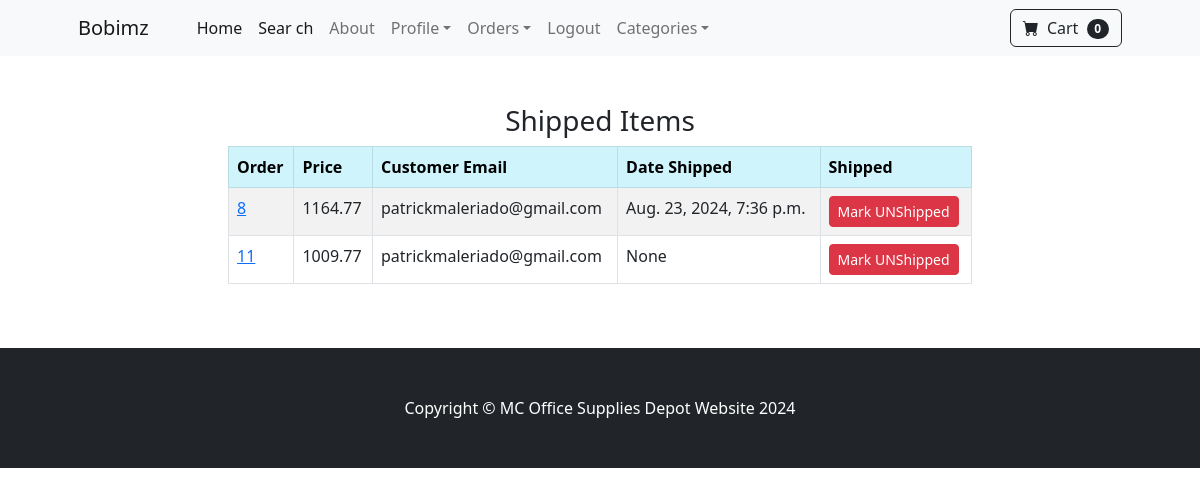
/paymentapp/shipped_dash (signed in), run on the app's committed database.
### paymentapp/models.py (models this page shows, shortened)
class Order(models.Model):
	user = models.ForeignKey(User, on_delete=models.CASCADE, null=True, blank=True)
	full_name = models.CharField(max_length=250)
	email = models.EmailField(max_length=250)
	shipping_address = models.TextField(max_length=15000)
	amount_paid = models.DecimalField(max_digits=7, decimal_places=2)
	date_ordered = models.DateTimeField(auto_now_add=True)
	shipped = models.BooleanField(default=False)
	date_shipped = models.DateTimeField(blank=True, null=True)

### paymentapp/views.py (the view, shortened to what this page needs)
# urls.py: path('shipped_dash', views.shipped_dash, name='shipped_dash'),
def shipped_dash(request):
	if request.user.is_authenticated and request.user.is_superuser:
		orders = Order.objects.filter(shipped=True)
		return render(request, "paymenttemplates/shipped_dash.html", {"orders": orders})
	else:
		messages.success(request, "Access denied")
		return redirect('home')

### cartapp/cart.py (called while the page is built)
    def __len__(self):
        return len(self.cart) # len() is a function that will count the lenght in the cart

### cartapp/context_processors.py (called while the page is built)
def cart(request):
    return {'cart': Cart(request)} # capital C as in Cart(request) because from import Cart above

### paymentapp/templates/paymenttemplates/shipped_dash.html (shortened to what this page needs)
{% extends 'base.html' %}
{% block content %}
<div class="container">
    <div class="row">
        <center>
            <div class="col-8">
                <br/>
                <br/>
                <h3>Shipped Items</h3>
                <table class="table table-striped table-hover table-bordered">
                  <thead class="table-info">
                    <tr>
                      <th scope="col">Order</th>
                      <th scope="col">Price</th>
                      <th scope="col">Customer Email</th>
                      <th scope="col">Date Shipped</th>
                       <th scope="col">Shipped</th>
                    </tr>
                  </thead>
                  <tbody>
                    {% for item in orders %}
                    <tr>
                      <td><a href="{% url 'orders' item.id %}">{{ item.id }}</a></td>
                      <td>{{ item.amount_paid }}</td>
                      <td>{{ item.email }}</td>
                      <td>{{ item.date_shipped }}</td>
                      <td>
                        <form method="POST">
                            <button type="Submit" class="btn btn-danger btn-sm">Mark UNShipped</button>
                        </form>
                      </td>
                    </tr>
                    {% endfor %}
                  </tbody>
                </table>
                <br/>
                <br/>
            </div>
        </center>
    </div>
</div>
{% endblock %}

### data on the page
Order: id "8", amount_paid "1164.77", email "patrickmaleriado@gmail.com", date_shipped "Aug. 23, 2024, 7:36 p.m."
Order: id "11", amount_paid "1009.77", email "patrickmaleriado@gmail.com", date_shipped "None"

### other printed values
{{ cart|length }} "0"
